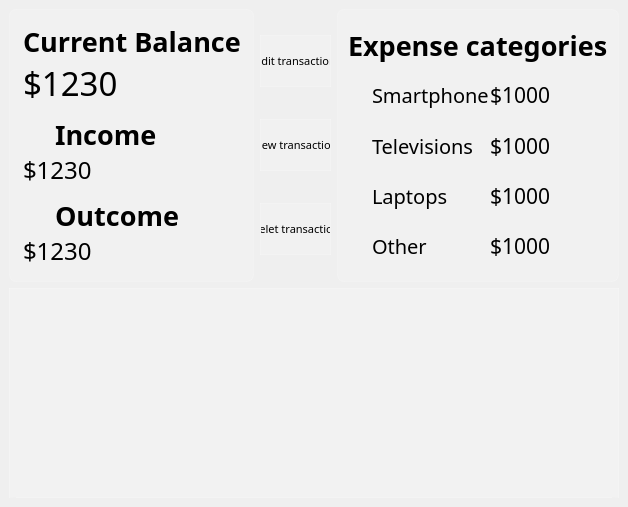
<?xml version="1.0" encoding="UTF-8"?>
<ui version="4.0">
 <class>MainWindow</class>
 <widget class="QMainWindow" name="MainWindow">
  <property name="geometry">
   <rect>
    <x>0</x>
    <y>0</y>
    <width>628</width>
    <height>507</height>
   </rect>
  </property>
  <property name="windowTitle">
   <string>Сost accounting</string>
  </property>
  <property name="styleSheet">
   <string notr="true">background-color: qconicalgradient(cx:1, cy:0, angle:82.1, stop:0 rgba(166, 140, 41, 255), stop:0.261364 rgba(204, 181, 74, 255), stop:0.267045 rgba(245, 236, 112, 255), stop:0.295455 rgba(235, 219, 102, 255), stop:0.528409 rgba(208, 231, 78, 255), stop:0.556818 rgba(168, 142, 42, 255), stop:0.57 rgba(187, 156, 51, 255), stop:0.58183 rgba(218, 202, 86, 255), stop:0.837526 rgba(208, 187, 73, 255), stop:0.88 rgba(187, 156, 51, 255), stop:0.935 rgba(137, 108, 26, 255));
font-family: Forte</string>
  </property>
  <widget class="QWidget" name="centralwidget">
   <layout class="QVBoxLayout" name="verticalLayout_4">
    <item>
     <layout class="QHBoxLayout" name="horizontalLayout_7">
      <item>
       <widget class="QFrame" name="balance_fr">
        <property name="styleSheet">
         <string notr="true">background-color: rgba(255, 255, 255, 30);
border: 1px solid rgba(255, 255, 255, 40);
border-radius: 7px;</string>
        </property>
        <layout class="QVBoxLayout" name="verticalLayout">
         <property name="spacing">
          <number>0</number>
         </property>
         <property name="leftMargin">
          <number>13</number>
         </property>
         <property name="topMargin">
          <number>13</number>
         </property>
         <property name="rightMargin">
          <number>12</number>
         </property>
         <property name="bottomMargin">
          <number>13</number>
         </property>
         <item>
          <widget class="QLabel" name="label_current_balance">
           <property name="styleSheet">
            <string notr="true">font-weight: bold;
font-size: 20pt;
background-color: none;
border: none;</string>
           </property>
           <property name="text">
            <string>Current Balance</string>
           </property>
          </widget>
         </item>
         <item>
          <widget class="QLabel" name="label_balance">
           <property name="styleSheet">
            <string notr="true">
font-size: 25pt;
background-color: none;
border: none;</string>
           </property>
           <property name="text">
            <string>$1230</string>
           </property>
          </widget>
         </item>
         <item>
          <layout class="QHBoxLayout" name="horizontalLayout">
           <property name="spacing">
            <number>0</number>
           </property>
           <item>
            <widget class="QLabel" name="label_icon_up_arrow">
             <property name="maximumSize">
              <size>
               <width>24</width>
               <height>16777215</height>
              </size>
             </property>
             <property name="styleSheet">
              <string notr="true">
background-color: none;
border: none;
padding-top: 10px;</string>
             </property>
             <property name="text">
              <string/>
             </property>
             <property name="pixmap">
              <pixmap resource="res-ic.qrc">:/icon/icon/north_west_black_24dp.svg</pixmap>
             </property>
            </widget>
           </item>
           <item>
            <widget class="QLabel" name="label_income">
             <property name="styleSheet">
              <string notr="true">font-weight: bold;
font-size: 20pt;
background-color: none;
border: none;
padding-top: 10px;</string>
             </property>
             <property name="text">
              <string>Income</string>
             </property>
            </widget>
           </item>
          </layout>
         </item>
         <item>
          <widget class="QLabel" name="label_income_balance">
           <property name="styleSheet">
            <string notr="true">
font-size: 18pt;
background-color: none;
border: none;</string>
           </property>
           <property name="text">
            <string>$1230</string>
           </property>
          </widget>
         </item>
         <item>
          <layout class="QHBoxLayout" name="horizontalLayout_2">
           <property name="spacing">
            <number>0</number>
           </property>
           <item>
            <widget class="QLabel" name="label_down_arrow_icon">
             <property name="maximumSize">
              <size>
               <width>24</width>
               <height>16777215</height>
              </size>
             </property>
             <property name="styleSheet">
              <string notr="true">
background-color: none;
border: none;
padding-top: 10px;</string>
             </property>
             <property name="text">
              <string/>
             </property>
             <property name="pixmap">
              <pixmap resource="res-ic.qrc">:/icon/icon/call_received_black_24dp.svg</pixmap>
             </property>
            </widget>
           </item>
           <item>
            <widget class="QLabel" name="label_outcome_balance">
             <property name="styleSheet">
              <string notr="true">font-weight: bold;
font-size: 20pt;
background-color: none;
border: none;
padding-top: 10px;</string>
             </property>
             <property name="text">
              <string>Outcome</string>
             </property>
            </widget>
           </item>
          </layout>
         </item>
         <item>
          <widget class="QLabel" name="label_outcome_balance_2">
           <property name="styleSheet">
            <string notr="true">
font-size: 18pt;
background-color: none;
border: none;</string>
           </property>
           <property name="text">
            <string>$1230</string>
           </property>
          </widget>
         </item>
        </layout>
       </widget>
      </item>
      <item>
       <layout class="QVBoxLayout" name="verticalLayout_3">
        <item>
         <widget class="QPushButton" name="btn_edit_transaction">
          <property name="styleSheet">
           <string notr="true">QPushButton {
color: Black;
background-color: rgba(255 , 255, 255, 30);
border: 1px solid rgba(255, 255, 255, 40);
border radius: 3px;
width: 20px;
height: 50px;
font-size: 8pt;

}
QPushButton: hover {
background-color: rgba(255, 255, 255, 40);
}
QPushButton: pressed {
background-color: rgba(255, 255, 255, 70);
}</string>
          </property>
          <property name="text">
           <string>Edit transaction</string>
          </property>
          <property name="icon">
           <iconset resource="res-ic.qrc">
            <normaloff>:/icon/icon/edit_black_24dp.svg</normaloff>:/icon/icon/edit_black_24dp.svg</iconset>
          </property>
          <property name="iconSize">
           <size>
            <width>24</width>
            <height>24</height>
           </size>
          </property>
         </widget>
        </item>
        <item>
         <widget class="QPushButton" name="btn_new_transaction">
          <property name="styleSheet">
           <string notr="true">QPushButton {
color: Black;
background-color: rgba(255 , 255, 255, 30);
border: 1px solid rgba(255, 255, 255, 40);
border radius: 3px;
width: 20px;
height: 50px;
font-size: 8pt;
}
QPushButton: hover {
background-color: rgba(255, 255, 255, 40);
}
QPushButton: pressed {
background-color: rgba(255, 255, 255, 70);
}</string>
          </property>
          <property name="text">
           <string>New transaction</string>
          </property>
          <property name="icon">
           <iconset resource="res-ic.qrc">
            <normaloff>:/icon/icon/add_circle_outline_black_24dp.svg</normaloff>:/icon/icon/add_circle_outline_black_24dp.svg</iconset>
          </property>
          <property name="iconSize">
           <size>
            <width>24</width>
            <height>24</height>
           </size>
          </property>
         </widget>
        </item>
        <item>
         <widget class="QPushButton" name="btn_delet_transaction">
          <property name="styleSheet">
           <string notr="true">QPushButton {
color: Black;
background-color: rgba(255 , 255, 255, 30);
border: 1px solid rgba(255, 255, 255, 40);
border radius: 3px;
width: 20px;
height: 50px;
font-size: 8pt;
}
QPushButton: hover {
background-color: rgba(255, 255, 255, 40);
}
QPushButton: pressed {
background-color: rgba(255, 255, 255, 70);
}</string>
          </property>
          <property name="text">
           <string>Delet transaction</string>
          </property>
          <property name="icon">
           <iconset resource="res-ic.qrc">
            <normaloff>:/icon/icon/delete_black_24dp.svg</normaloff>:/icon/icon/delete_black_24dp.svg</iconset>
          </property>
          <property name="iconSize">
           <size>
            <width>24</width>
            <height>24</height>
           </size>
          </property>
         </widget>
        </item>
       </layout>
      </item>
      <item>
       <widget class="QFrame" name="cater_fr">
        <property name="styleSheet">
         <string notr="true">background-color: rgba(255, 255, 255, 30);
border: 1px solid rgba(255, 255, 255, 40);
border-radius: 7px;</string>
        </property>
        <layout class="QVBoxLayout" name="verticalLayout_2">
         <property name="spacing">
          <number>0</number>
         </property>
         <property name="leftMargin">
          <number>10</number>
         </property>
         <property name="topMargin">
          <number>10</number>
         </property>
         <property name="rightMargin">
          <number>10</number>
         </property>
         <property name="bottomMargin">
          <number>10</number>
         </property>
         <item>
          <widget class="QLabel" name="label_expense_categories">
           <property name="styleSheet">
            <string notr="true">font-weight: bold;
font-size: 20pt;
background-color: none;
border: none;</string>
           </property>
           <property name="text">
            <string>Expense categories</string>
           </property>
          </widget>
         </item>
         <item>
          <layout class="QHBoxLayout" name="horizontalLayout_6">
           <item>
            <widget class="QLabel" name="label_icon_smartphone">
             <property name="maximumSize">
              <size>
               <width>24</width>
               <height>16777215</height>
              </size>
             </property>
             <property name="styleSheet">
              <string notr="true">background-color: none;
border: nonel;</string>
             </property>
             <property name="text">
              <string/>
             </property>
             <property name="pixmap">
              <pixmap resource="res-ic.qrc">:/icon/icon/smartphone_FILL0_wght400_GRAD0_opsz24.svg</pixmap>
             </property>
            </widget>
           </item>
           <item>
            <widget class="QLabel" name="label_smartphone">
             <property name="styleSheet">
              <string notr="true">
font-size: 15pt;
background-color: none;
border: none;
</string>
             </property>
             <property name="text">
              <string>Smartphone</string>
             </property>
            </widget>
           </item>
           <item>
            <widget class="QLabel" name="label_smartphone_balance">
             <property name="styleSheet">
              <string notr="true">
font-size: 16pt;
background-color: none;
border: none;
</string>
             </property>
             <property name="text">
              <string>$1000</string>
             </property>
            </widget>
           </item>
          </layout>
         </item>
         <item>
          <layout class="QHBoxLayout" name="horizontalLayout_5">
           <item>
            <widget class="QLabel" name="label_icon_televisions">
             <property name="maximumSize">
              <size>
               <width>24</width>
               <height>16777215</height>
              </size>
             </property>
             <property name="styleSheet">
              <string notr="true">background-color: none;
border: nonel;</string>
             </property>
             <property name="text">
              <string/>
             </property>
             <property name="pixmap">
              <pixmap resource="res-ic.qrc">:/icon/icon/tv_gen_FILL0_wght400_GRAD0_opsz24.svg</pixmap>
             </property>
            </widget>
           </item>
           <item>
            <widget class="QLabel" name="label_televisions">
             <property name="styleSheet">
              <string notr="true">
font-size: 15pt;
background-color: none;
border: none;
</string>
             </property>
             <property name="text">
              <string>Televisions</string>
             </property>
            </widget>
           </item>
           <item>
            <widget class="QLabel" name="label_televisions_balance">
             <property name="styleSheet">
              <string notr="true">
font-size: 16pt;
background-color: none;
border: none;</string>
             </property>
             <property name="text">
              <string>$1000</string>
             </property>
            </widget>
           </item>
          </layout>
         </item>
         <item>
          <layout class="QHBoxLayout" name="horizontalLayout_4">
           <item>
            <widget class="QLabel" name="label_icon_laptope">
             <property name="maximumSize">
              <size>
               <width>24</width>
               <height>16777215</height>
              </size>
             </property>
             <property name="styleSheet">
              <string notr="true">background-color: none;
border: nonel;</string>
             </property>
             <property name="text">
              <string/>
             </property>
             <property name="pixmap">
              <pixmap resource="res-ic.qrc">:/icon/icon/laptop_chromebook_FILL0_wght400_GRAD0_opsz24.svg</pixmap>
             </property>
            </widget>
           </item>
           <item>
            <widget class="QLabel" name="label_laptope">
             <property name="styleSheet">
              <string notr="true">
font-size: 15pt;
background-color: none;
border: none;
</string>
             </property>
             <property name="text">
              <string>Laptops</string>
             </property>
            </widget>
           </item>
           <item>
            <widget class="QLabel" name="label_laptope_balance">
             <property name="styleSheet">
              <string notr="true">
font-size: 16pt;
background-color: none;
border: none;</string>
             </property>
             <property name="text">
              <string>$1000</string>
             </property>
            </widget>
           </item>
          </layout>
         </item>
         <item>
          <layout class="QHBoxLayout" name="horizontalLayout_3">
           <item>
            <widget class="QLabel" name="label_icon_other">
             <property name="maximumSize">
              <size>
               <width>24</width>
               <height>16777215</height>
              </size>
             </property>
             <property name="styleSheet">
              <string notr="true">background-color: none;
border: nonel;</string>
             </property>
             <property name="text">
              <string/>
             </property>
             <property name="pixmap">
              <pixmap resource="res-ic.qrc">:/icon/icon/list_FILL0_wght400_GRAD0_opsz24.svg</pixmap>
             </property>
            </widget>
           </item>
           <item>
            <widget class="QLabel" name="label_other">
             <property name="styleSheet">
              <string notr="true">
font-size: 15pt;
background-color: none;
border: none;
</string>
             </property>
             <property name="text">
              <string>Other</string>
             </property>
            </widget>
           </item>
           <item>
            <widget class="QLabel" name="label_other_balance">
             <property name="styleSheet">
              <string notr="true">
font-size: 16pt;
background-color: none;
border: none;</string>
             </property>
             <property name="text">
              <string>$1000</string>
             </property>
            </widget>
           </item>
          </layout>
         </item>
        </layout>
       </widget>
      </item>
     </layout>
    </item>
    <item>
     <widget class="QTableView" name="tableView">
      <property name="styleSheet">
       <string notr="true">QTableView {
background-color: rgba(255, 255, 255, 40);
color: Black;
border: 1px solid rgba(255, 255, 255, 60);
border-bottom-right-radius: 7 px;
border-bottom-left-radius: 7 px;
}

QTableView: section{
background-color: rgba(63, 63, 63);
border: none;
height: 50px;
font-size: 14pt;
}

QTableView: item {
border-style: none;
border_bottom: rgba(255, 255, 255, 90);
}

QTableView: item: selected {
border: none;
color: rgba(255, 255, 255);
background-color: rgba(255, 255 , 255, 90);
}

</string>
      </property>
      <property name="verticalScrollBarPolicy">
       <enum>Qt::ScrollBarAsNeeded</enum>
      </property>
      <property name="horizontalScrollBarPolicy">
       <enum>Qt::ScrollBarAsNeeded</enum>
      </property>
      <property name="showGrid">
       <bool>false</bool>
      </property>
      <attribute name="horizontalHeaderDefaultSectionSize">
       <number>135</number>
      </attribute>
     </widget>
    </item>
   </layout>
  </widget>
 </widget>
 <resources>
  <include location="res-ic.qrc"/>
 </resources>
 <connections/>
</ui>
